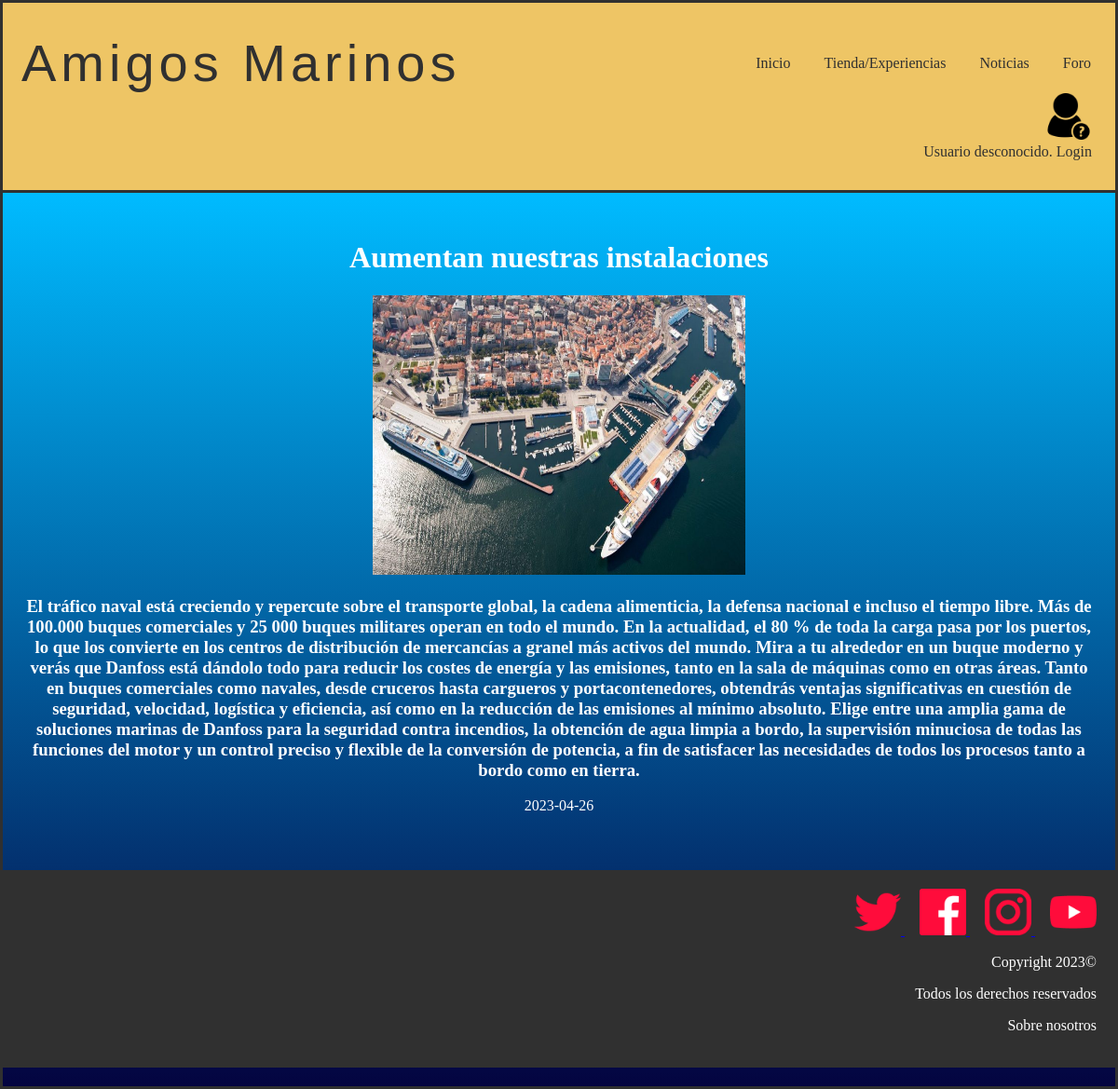
The app's page /vistaNoticia.php?id=1, older data.
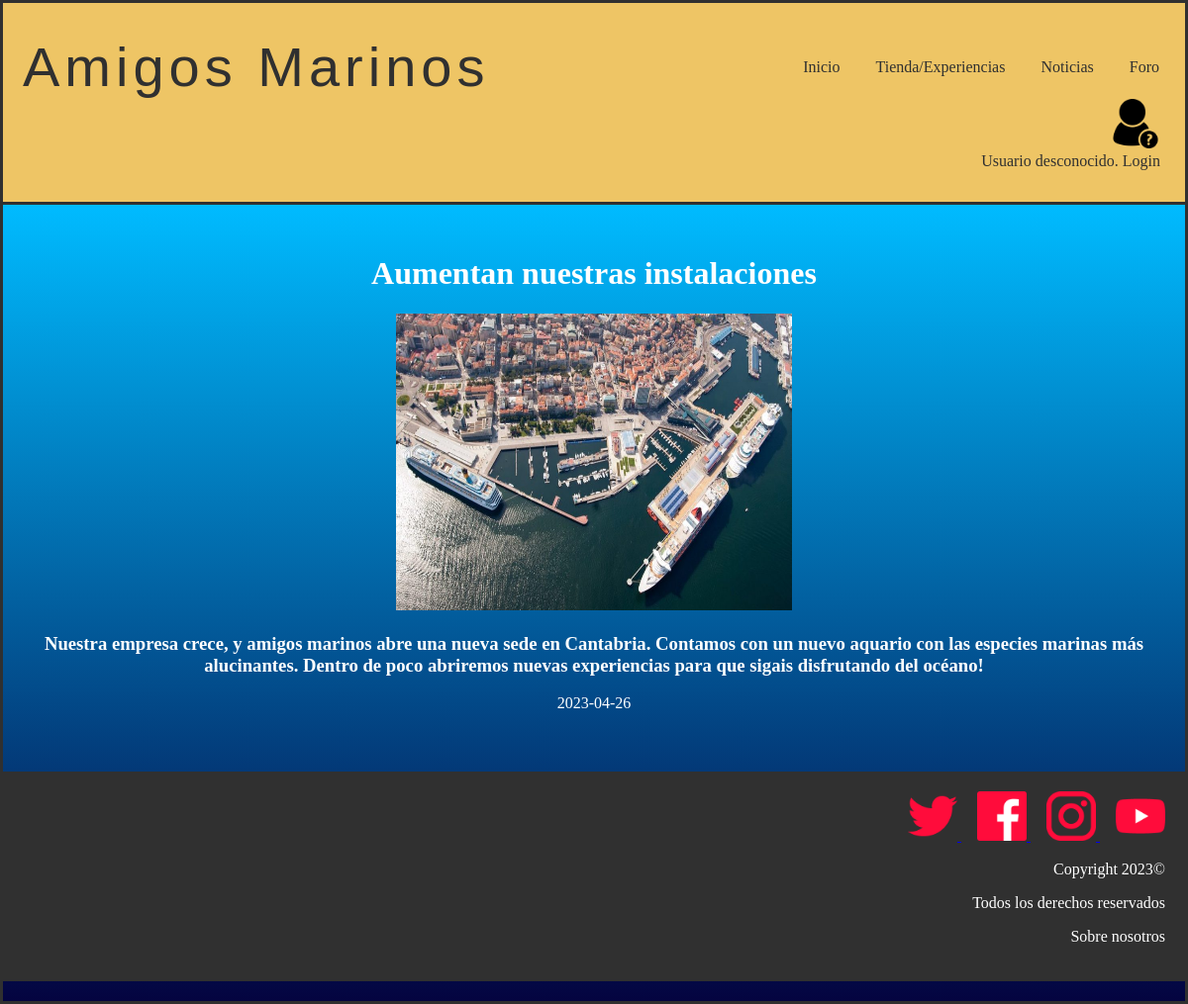
The same page, newer data.
### tables this page shows
CREATE TABLE IF NOT EXISTS `noticia` (
  `id` int(10) NOT NULL AUTO_INCREMENT,
  `imagen` text NOT NULL,
  `descripción` text NOT NULL,
  `fecha` date NOT NULL,
  `titulo` text NOT NULL,
  PRIMARY KEY (`id`)
);

### includes/noticia.php (called while the page is built, shortened)
<?php
class Noticia{
private $titulo;
private $descripcion;
private $fecha;
private $imagen;
public function __construct($id=null,$titulo,$descripcion,$fecha,$imagen){
$this->titulo=$titulo;
$this->descripcion=$descripcion;
$this->fecha=$fecha;
$this->imagen=$imagen;
}
public function getTitulo(){
    return $this->titulo;
}
public function getDescripcion(){
    return $this->descripcion;
}
public function getFecha(){
    return $this->fecha;
}
public function getImagen(){
    return $this->imagen;
}
public static function buscaPorId($idNoticia){
    $conn = Aplicacion::getInstance()->getConexionBd();
    $query = sprintf("SELECT * FROM noticia WHERE id='%d'", $idNoticia);
    $rs = $conn->query($query);
    if ($rs) {
        $fila = $rs->fetch_assoc();
        $noticia = new Noticia($fila["id"], $fila["titulo"], $fila["descripción"], $fila["fecha"], $fila["imagen"]);
        return $noticia;
    } else {
        error_log("Error BD ({$conn->errno}): {$conn->error}");
    }
    return false;
}
}
?>

### vistaNoticia.php (the view, shortened to what this page needs)
<?php
require_once __DIR__.'/includes/noticia.php';
?>
<!DOCTYPE html>
<html>
	<head>
		<link href= "./css/style.css" rel="stylesheet" type="text/css">
	</head>
	<body>
		<?php
			require ('./includes/comun/cabecera.php');
		?>
		<div class="container">
		<div class="noticias">
        <?php
        $id = $_GET["id"];
        $noticia = Noticia::buscaPorId($id);
        echo "<h1>" . $noticia->getTitulo() . "</h1>";
		echo '<img  src="' . $noticia->getImagen() . ' " id="imgNoticia" alt="noticia" >';
		echo "<h3>". $noticia->getDescripcion() ."</h3>";
		echo $noticia->getFecha();
        ?>
		<br>
		</div>
		<?php
		require('./includes/comun/pie.php');
		?>
	</body>
</html>

Row changes from the older to the newer data that the page shows:
changed noticia "Aumentan nuestras instalaciones": descripción "El tráfico naval está creciendo y repercute sobre el transporte global, la cadena alimenticia, la defensa nacional e incluso el tiempo libre. Más de 100.000 buques comerciales y 25 000 buques militares operan en todo el mundo. En la actualidad, el 80 % de toda la carga pasa por los puertos, lo que los convierte en los centros de distribución de mercancías a granel más activos del mundo. Mira a tu alrededor en un buque moderno y verás que Danfoss está dándolo todo para reducir los costes de energía y las emisiones, tanto en la sala de máquinas como en otras áreas. Tanto en buques comerciales como navales, desde cruceros hasta cargueros y portacontenedores, obtendrás ventajas significativas…" → "Nuestra empresa crece, y amigos marinos abre una nueva sede en Cantabria. Contamos con un nuevo aquario con las especies marinas más alucinantes. Dentro de poco abriremos nuevas experiencias para que sigais disfrutando del océano!"
